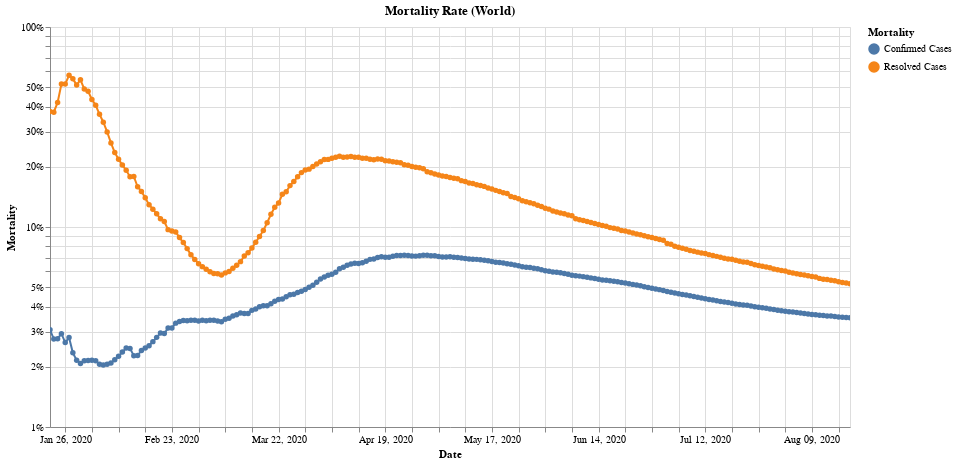

Notebook source saved alongside this figure:
### Code cell
mortality_plot

### Figure 1 — Vega-Lite specification as saved in the notebook (floating-point values rounded to 4 significant figures; data arrays with more than 128 entries replaced by an {"elided": "..."} marker saying what was removed)
{"config": {"view": {"continuousWidth": 400, "continuousHeight": 300}}, "data": {"name": "data-ca0d3e6fb45f79e97294d8569d19663d"}, "mark": {"type": "line", "point": true}, "encoding": {"color": {"type": "nominal", "field": "Mortality"}, "tooltip": [{"type": "nominal", "field": "Mortality", "title": "Base"}, {"type": "nominal", "field": "Number", "format": ".1%", "title": "Mortality"}, {"type": "temporal", "field": "Date", "timeUnit": "utcyearmonthdate", "title": "Date"}], "x": {"type": "temporal", "field": "Date", "timeUnit": "utcyearmonthdate", "title": "Date"}, "y": {"type": "quantitative", "axis": {"format": "%", "title": "Mortality"}, "field": "Number", "scale": {"type": "log"}}}, "height": 400, "selection": {"selector004": {"type": "interval", "bind": "scales", "encodings": ["x", "y"]}}, "title": "Mortality Rate (World)", "transform": [{"filter": "(datum.Number > 0)"}], "width": 800, "$schema": "https://vega.github.io/schema/vega-lite/v4.8.1.json", "datasets": {"data-ca0d3e6fb45f79e97294d8569d19663d": {"elided": "422 records"}}}
